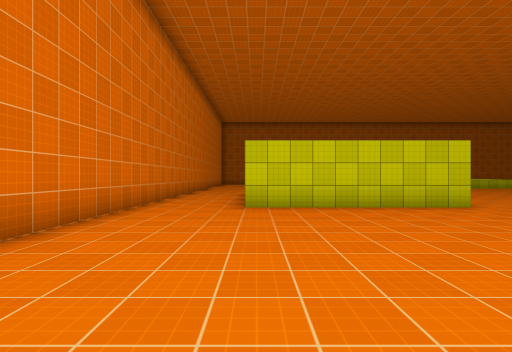
View 1 (above)

19 first-person views from a walk through a Unity game level. The camera is 1.4 m above the floor, looks level and sees 80° across. The floor is counted in squares, 2 m on a side. Each view is taken from the middle of a square. On the plan, view 1 faces up. The plan holds only what a view shows up to about 10 squares ahead; the rest is blank. The place goes on beyond the plan. The player is left out. Surface patterns are stand-ins for the level's own textures.

View 2
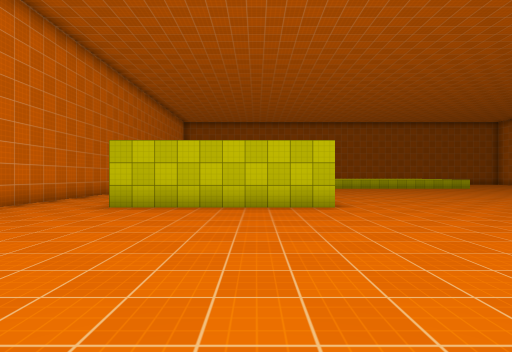

View 3
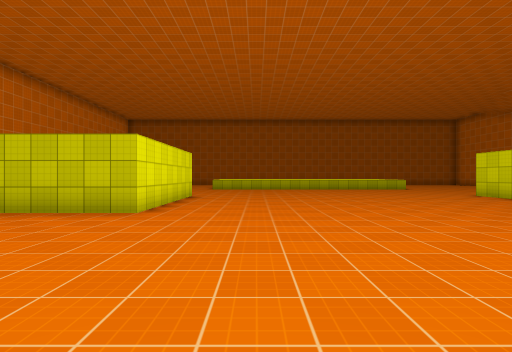

View 4
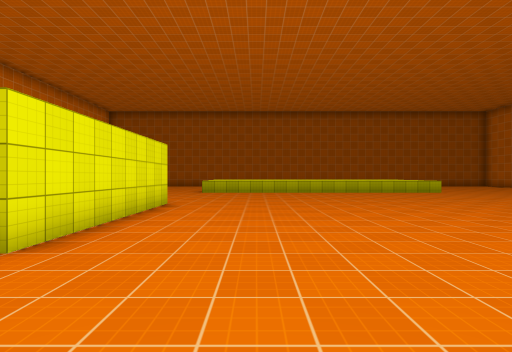

View 5
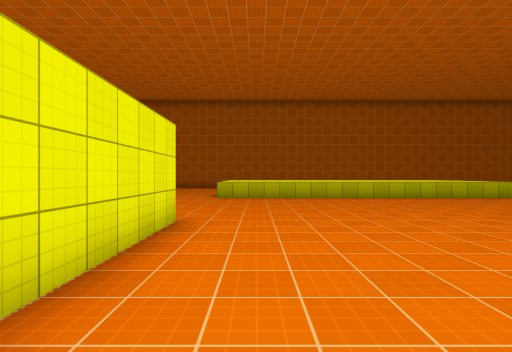

View 6
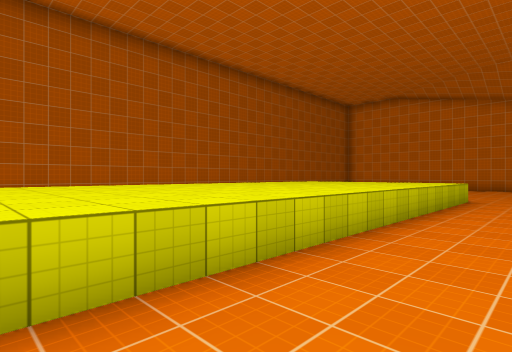

View 7
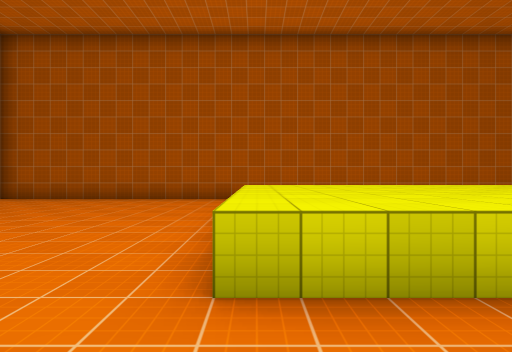

View 8
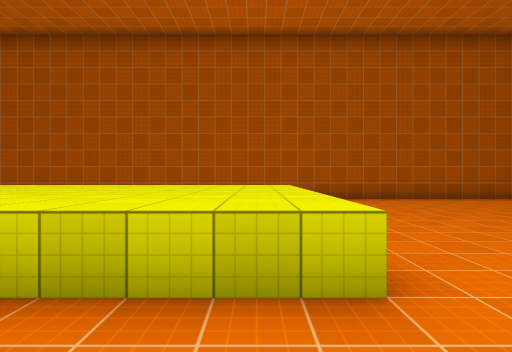

View 9
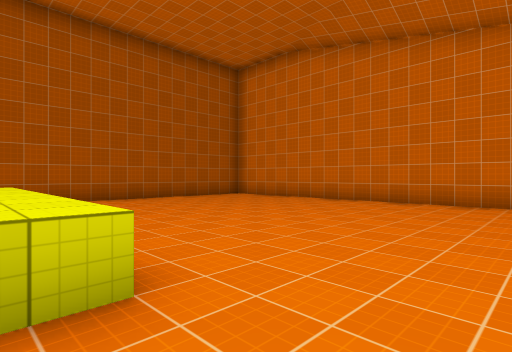

View 10
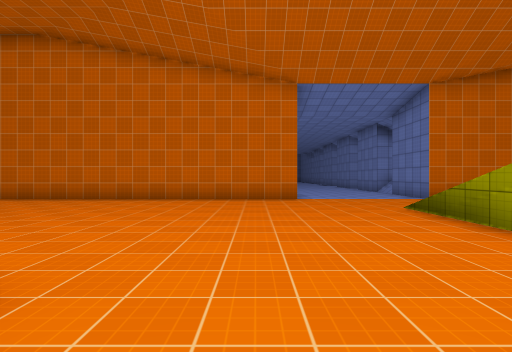

View 11
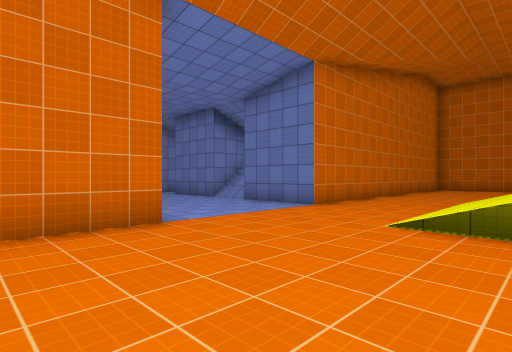

View 12
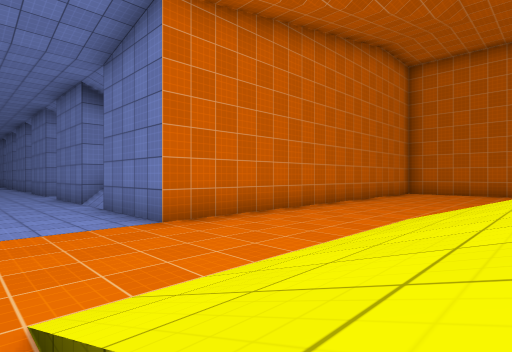

View 13
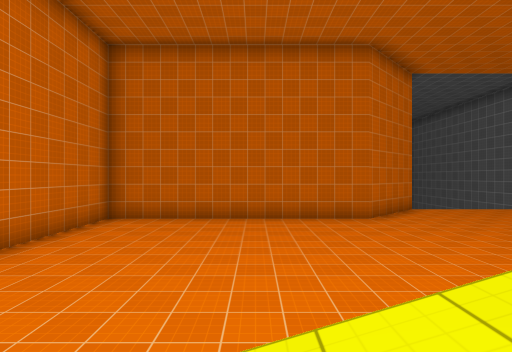

View 14
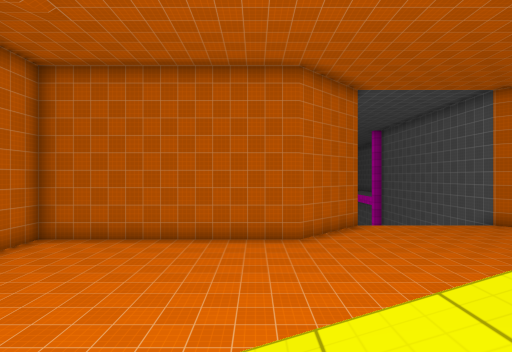

View 15
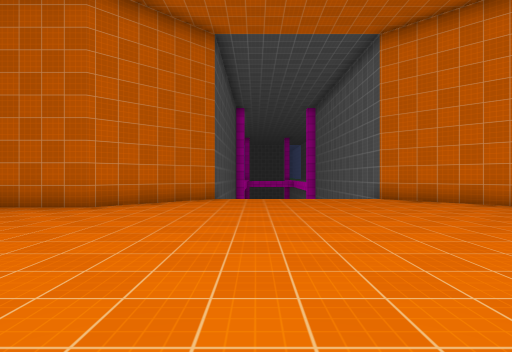

View 16
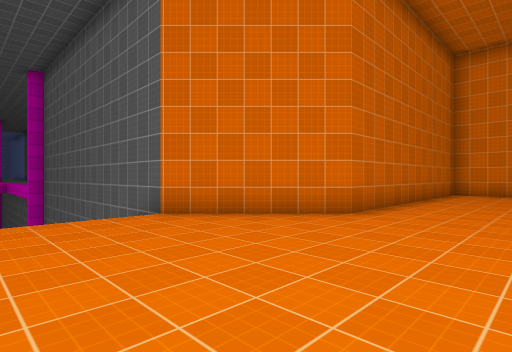

View 17
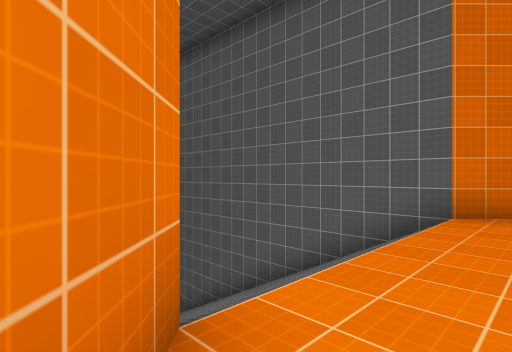

View 18
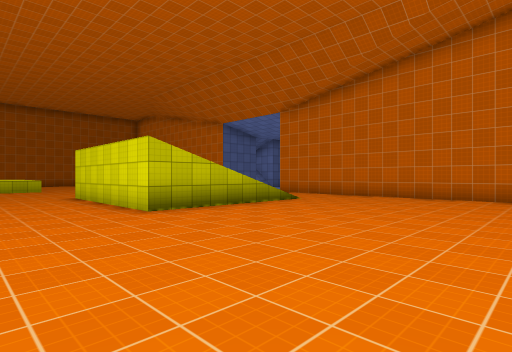

View 19
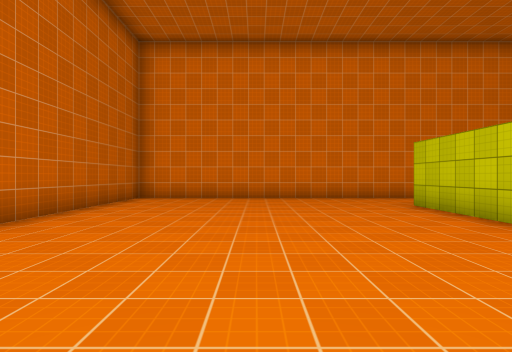

### Floor plan
Key: @ floor where view 1 was taken; # wall or solid block; . floor; / step, stairs or slope; ^ raised ledge.
Columns run from 3 left of view 1 to 26 right of it. Each row starts with its distance up from view 1.
 25 ##########################
 24 #.......            .....
 23  .......            ..... #
 22   ................. ......#
 21    .....^^^^^^^^^^. ......#
 20     ....^^^^^^^^^^........#
 19     ....^^^^^^^^^^........#
 18      ...^^^^^^^^^^........#
 17       ..^^^^^^^^^^........#
 16        ...................#
 15        ...................#
 14        ...................#
 13        .....................
 12         ......................
 11        #........../  //.......
 10 #..    #........../  //.......
  9 #..    #........../  //...##//
  8 #..    #..........// //...#
  7 #..#####........../////...#
  6 #.........................#
  5 #.........................#
  4 #.........................#
  3 #.........................#
  2 #.........................#
  1 #.........................#
  0 #..@......................#
 -1 #########.........#########
 -2         ##.......##
 -3          ##.....##
 -4           #/////#
 -5           #////
 -6           #////
 -7           #///
 -8           #//
 -9           #
-10           #

Where each view was taken, in squares from view 1:
view 1: 0 up, 0 right, facing up
view 2: 0 up, 3 right, facing up
view 3: 1 up, 7 right, facing up
view 4: 4 up, 7 right, facing up
view 5: 7 up, 6 right, facing up
view 6: 15 up, 5 right, facing up-right
view 7: 15 up, 5 right, facing up
view 8: 15 up, 14 right, facing up
view 9: 15 up, 14 right, facing up-right
view 10: 15 up, 13 right, facing right
view 11: 16 up, 18 right, facing down-right
view 12: 12 up, 18 right, facing down-right
view 13: 8 up, 18 right, facing down
view 14: 8 up, 16 right, facing down
view 15: 6 up, 11 right, facing down
view 16: 2 up, 10 right, facing down-left
view 17: 2 down, 13 right, facing down-left
view 18: 1 up, 12 right, facing up-right
view 19: 3 up, 7 right, facing left
